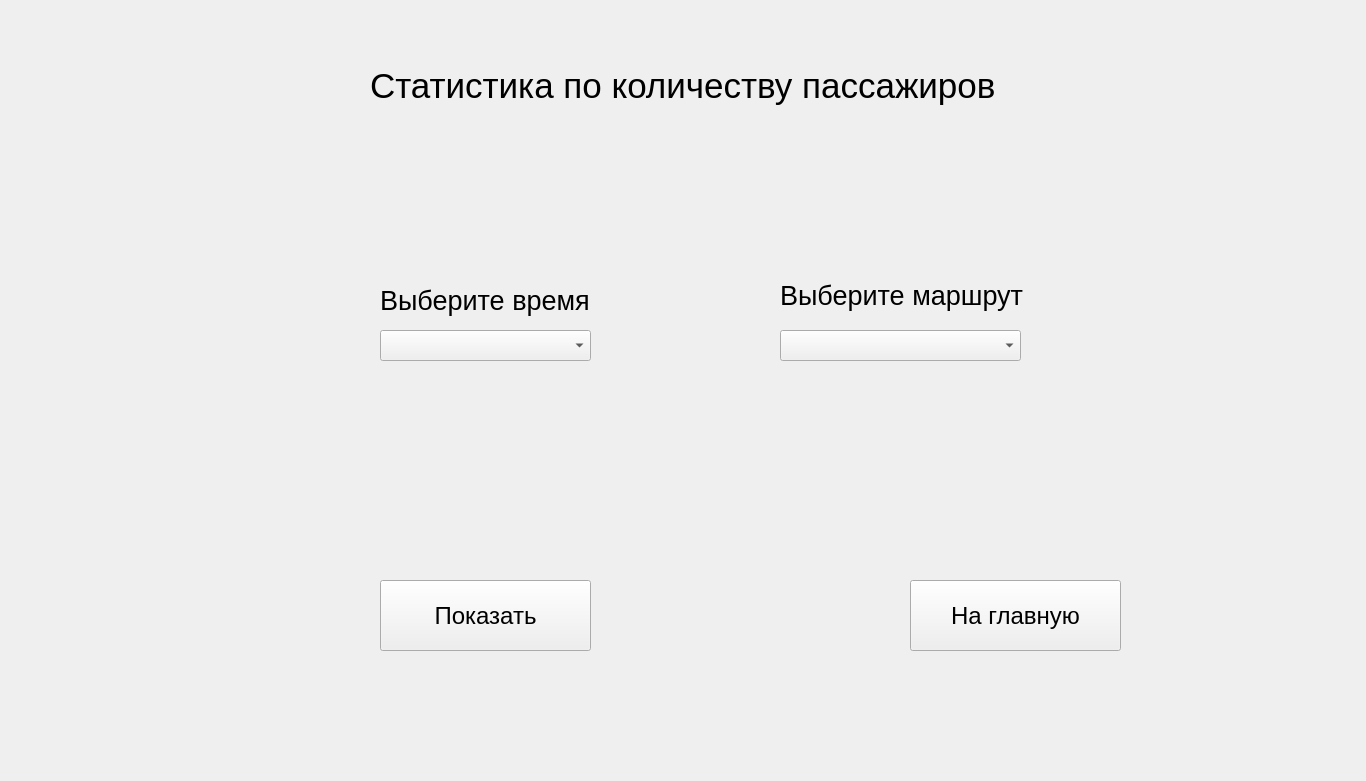
<?xml version="1.0" encoding="UTF-8"?>
<ui version="4.0">
 <class>Form</class>
 <widget class="QWidget" name="Form">
  <property name="geometry">
   <rect>
    <x>0</x>
    <y>0</y>
    <width>1366</width>
    <height>781</height>
   </rect>
  </property>
  <property name="windowTitle">
   <string>Form</string>
  </property>
  <widget class="QLabel" name="label">
   <property name="geometry">
    <rect>
     <x>370</x>
     <y>60</y>
     <width>671</width>
     <height>51</height>
    </rect>
   </property>
   <property name="font">
    <font>
     <pointsize>26</pointsize>
    </font>
   </property>
   <property name="text">
    <string>Статистика по количеству пассажиров </string>
   </property>
  </widget>
  <widget class="QLabel" name="label_2">
   <property name="geometry">
    <rect>
     <x>380</x>
     <y>280</y>
     <width>211</width>
     <height>41</height>
    </rect>
   </property>
   <property name="font">
    <font>
     <pointsize>20</pointsize>
    </font>
   </property>
   <property name="text">
    <string>Выберите время</string>
   </property>
  </widget>
  <widget class="QLabel" name="label_3">
   <property name="geometry">
    <rect>
     <x>780</x>
     <y>280</y>
     <width>271</width>
     <height>31</height>
    </rect>
   </property>
   <property name="font">
    <font>
     <pointsize>20</pointsize>
    </font>
   </property>
   <property name="text">
    <string>Выберите маршрут</string>
   </property>
  </widget>
  <widget class="QPushButton" name="pushButton">
   <property name="geometry">
    <rect>
     <x>380</x>
     <y>580</y>
     <width>211</width>
     <height>71</height>
    </rect>
   </property>
   <property name="font">
    <font>
     <pointsize>18</pointsize>
    </font>
   </property>
   <property name="text">
    <string>Показать</string>
   </property>
  </widget>
  <widget class="QPushButton" name="pushButton_2">
   <property name="geometry">
    <rect>
     <x>910</x>
     <y>580</y>
     <width>211</width>
     <height>71</height>
    </rect>
   </property>
   <property name="font">
    <font>
     <pointsize>18</pointsize>
    </font>
   </property>
   <property name="text">
    <string>На главную</string>
   </property>
  </widget>
  <widget class="QComboBox" name="comboBox">
   <property name="geometry">
    <rect>
     <x>380</x>
     <y>330</y>
     <width>211</width>
     <height>31</height>
    </rect>
   </property>
   <property name="font">
    <font>
     <pointsize>16</pointsize>
    </font>
   </property>
  </widget>
  <widget class="QComboBox" name="comboBox_2">
   <property name="geometry">
    <rect>
     <x>780</x>
     <y>330</y>
     <width>241</width>
     <height>31</height>
    </rect>
   </property>
   <property name="font">
    <font>
     <pointsize>16</pointsize>
    </font>
   </property>
  </widget>
 </widget>
 <resources/>
 <connections/>
</ui>
